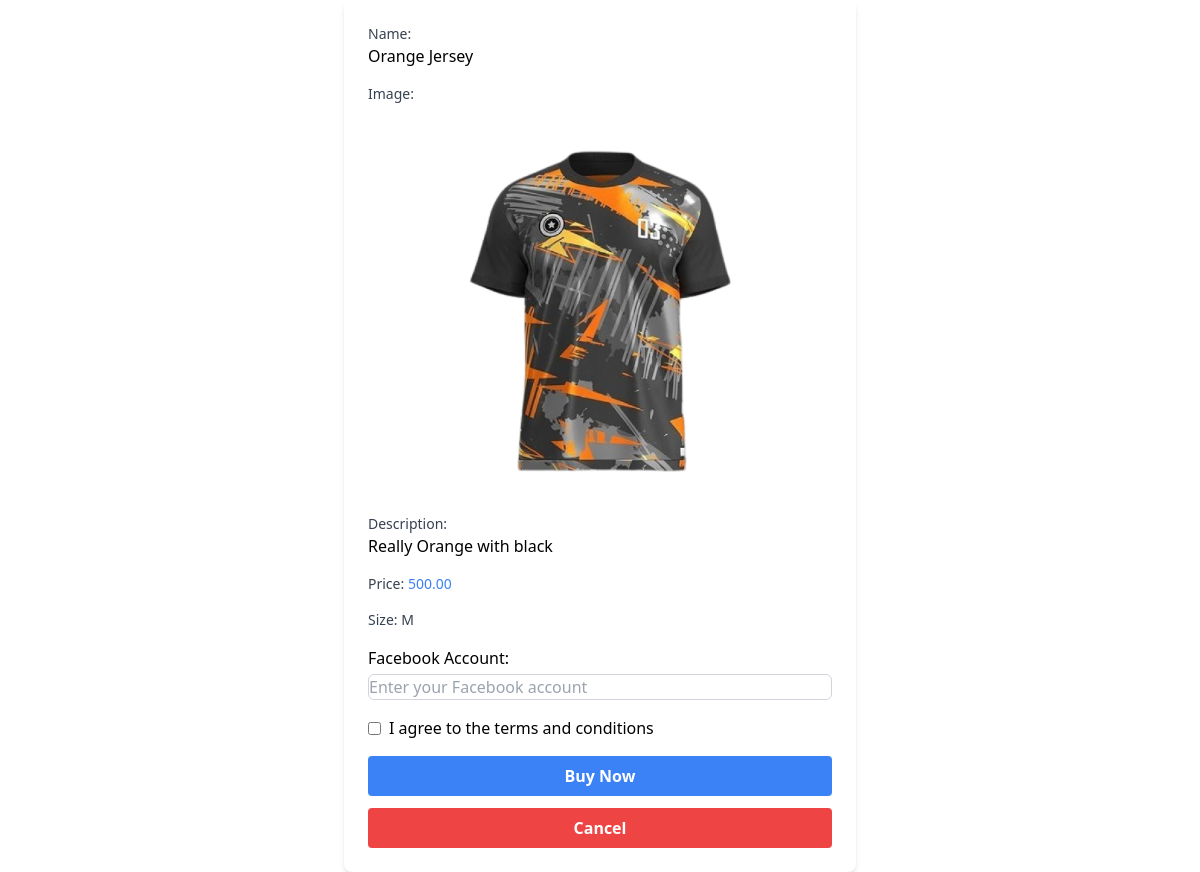
Page /orderForm.php?product_id=3 on the committed database.
### tables this page shows
CREATE TABLE `products` (
  `id` int(11) NOT NULL,
  `name` varchar(255) NOT NULL,
  `description` text DEFAULT NULL,
  `price` decimal(10,2) NOT NULL,
  `image_url` varchar(255) DEFAULT NULL,
  `date_created` datetime DEFAULT current_timestamp(),
  `date_updated` datetime DEFAULT current_timestamp() ON UPDATE current_timestamp(),
  `size` enum('S','M','L','XL','XXL') DEFAULT NULL
);

### orderForm.php (the view, shortened to what this page needs)
<!DOCTYPE html>
<html lang="en">
<head>
    <script src="https://cdn.tailwindcss.com"></script>
    <link rel="stylesheet" href="style.css">
</head>
<body>
<?php
include 'db_connection.php';
$productId = intval($_GET['product_id']);
$query = "SELECT id, name, description, price, size, image_url FROM products WHERE id = ?";
$stmt = $db->prepare($query);
$stmt->bind_param("i", $productId);
$stmt->execute();
$result = $stmt->get_result();
if ($result->num_rows > 0) {
    $product = $result->fetch_assoc();
} else {
    echo "<p>Product not found.</p>";
    exit();
}
?>
<form class="max-w-lg mx-auto p-6 bg-white rounded-lg shadow-md" id="orderForm" method="POST" action="process_order.php">
    <div class="mb-4">
        <label class="block text-sm font-medium text-gray-700">Name:</label>
        <span><?php echo htmlspecialchars($product['name']); ?></span>
    </div>
    <div class="mb-4">
        <label class="block text-sm font-medium text-gray-700">Image:</label>
        <img src="<?php echo htmlspecialchars($product['image_url']); ?>" alt="<?php echo htmlspecialchars($product['name']); ?>" class="mt-2 w-full h-auto rounded-md" />
    </div>
    <div class="mb-4">
        <label class="block text-sm font-medium text-gray-700">Description:</label>
        <?php echo htmlspecialchars($product['description']); ?>
    </div>
    <div class="mb-4">
        <label class="block text-sm font-medium text-gray-700">Price:
            <span class="text-blue-500"><?php echo htmlspecialchars($product['price']); ?></span>
        </label>
    </div>
    <div class="mb-4">
        <span class="block text-sm font-medium text-gray-700">Size:
            <?php echo htmlspecialchars($product['size']); ?>
        </span>
    </div>
    <div class="mb-4">
        <label for="facebook_account">Facebook Account:</label>
        <input type="text" id="facebook_account" name="facebook_account" placeholder="Enter your Facebook account" required class="mt-1 block w-full border border-gray-300 rounded-md">
    </div>
    <div class="mb-4">
        <label class="flex items-center">
            <input type="checkbox" name="terms" required class="mr-2" />
            I agree to the terms and conditions
        </label>
    </div>
    <button type="submit" class="w-full bg-blue-500 text-white font-bold py-2 rounded hover:bg-blue-600">Buy Now</button>
    <a href="apparelShop.php">
        <p class="mt-3 w-full bg-red-500 text-white font-bold py-2 text-center rounded hover:bg-blue-600">Cancel</p>
    </a>
</form>
</body>
</html>

### rows in the picture
products: name "Orange Jersey", image_url (picture), description "Really Orange with black", price "500.00", size "M"
